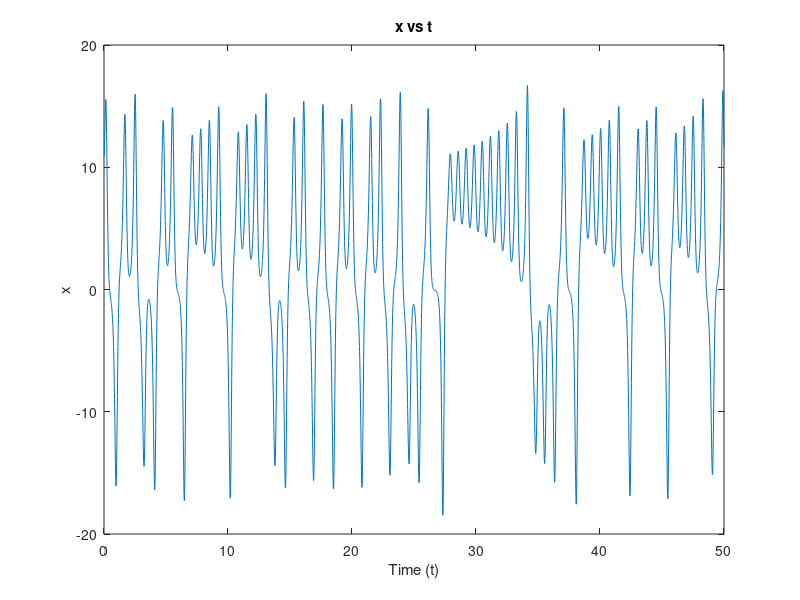
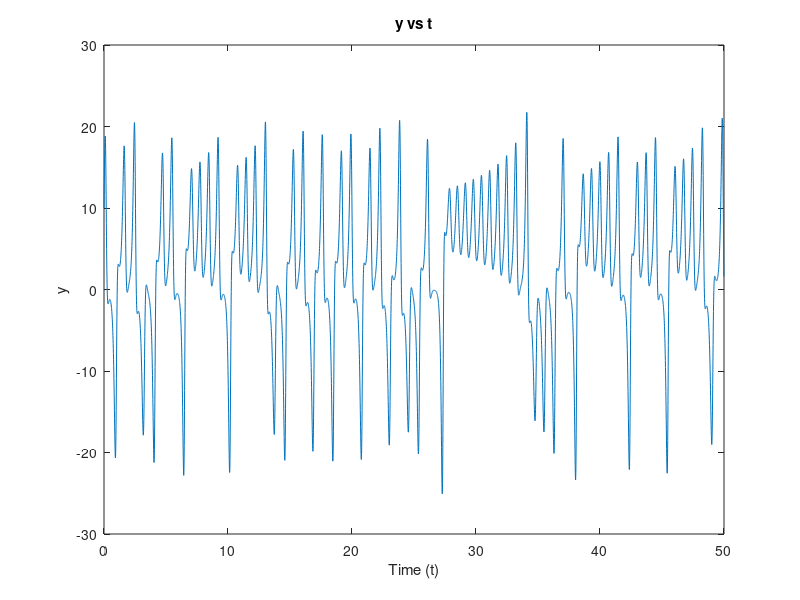
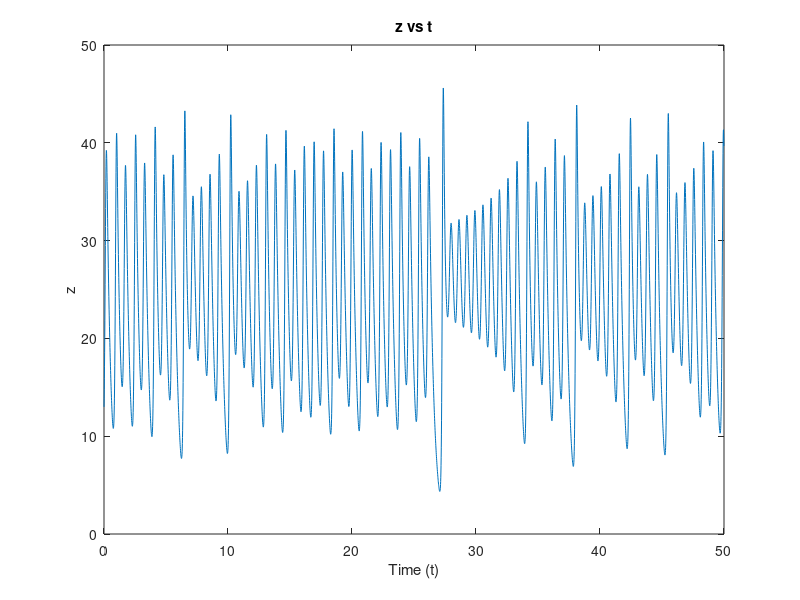
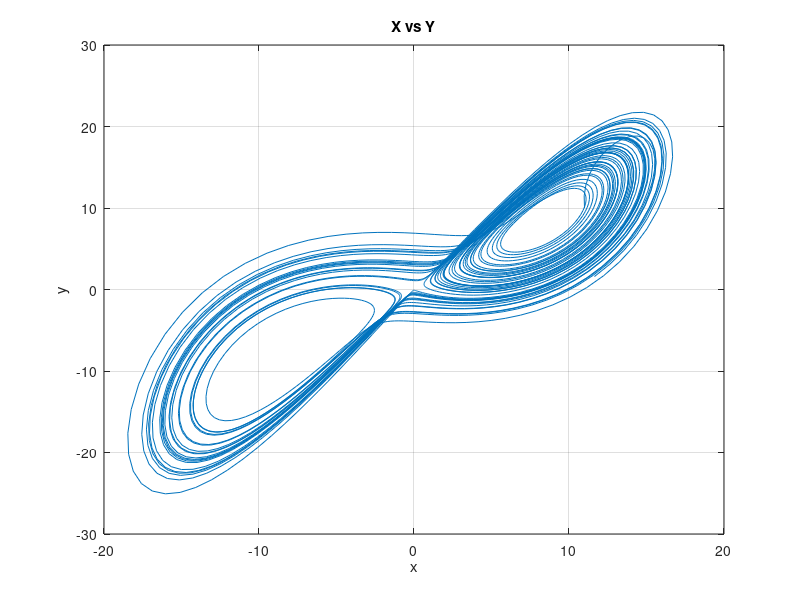

MATLAB code for these plots, in order:
clc,clearvars,close all;

% Parameters
sigma = 10;
rho = 28;
beta = 8/3;

% Define the Lorenz equations
dx_dt = @(x, y, z) sigma * (y - x);
dy_dt = @(x, y, z) x * (rho - z) - y;
dz_dt = @(x, y, z) x * y - beta * z;

% Time span
tspan = [0, 50];
dt = 0.01;  % Time step size

% Initial conditions
x = 11;
y = 10;
z = 13;

% Initialize arrays to store trajectory
num_steps = ceil((tspan(2) - tspan(1)) / dt);
x_traj = zeros(num_steps, 1);
y_traj = zeros(num_steps, 1);
z_traj = zeros(num_steps, 1);
t_traj = zeros(num_steps, 1);
x_traj(1) = x;
y_traj(1) = y;
z_traj(1) = z;
t_traj(1) = tspan(1);

% Runge-Kutta method
for i = 1:num_steps-1
    k1_x = dx_dt(x, y, z);
    k1_y = dy_dt(x, y, z);
    k1_z = dz_dt(x, y, z);
    
    k2_x = dx_dt(x + 0.5*dt*k1_x, y + 0.5*dt*k1_y, z + 0.5*dt*k1_z);
    k2_y = dy_dt(x + 0.5*dt*k1_x, y + 0.5*dt*k1_y, z + 0.5*dt*k1_z);
    k2_z = dz_dt(x + 0.5*dt*k1_x, y + 0.5*dt*k1_y, z + 0.5*dt*k1_z);
    
    k3_x = dx_dt(x + 0.5*dt*k2_x, y + 0.5*dt*k2_y, z + 0.5*dt*k2_z);
    k3_y = dy_dt(x + 0.5*dt*k2_x, y + 0.5*dt*k2_y, z + 0.5*dt*k2_z);
    k3_z = dz_dt(x + 0.5*dt*k2_x, y + 0.5*dt*k2_y, z + 0.5*dt*k2_z);
    
    k4_x = dx_dt(x + dt*k3_x, y + dt*k3_y, z + dt*k3_z);
    k4_y = dy_dt(x + dt*k3_x, y + dt*k3_y, z + dt*k3_z);
    k4_z = dz_dt(x + dt*k3_x, y + dt*k3_y, z + dt*k3_z);
    
    x = x + (dt/6) * (k1_x + 2*k2_x + 2*k3_x + k4_x);
    y = y + (dt/6) * (k1_y + 2*k2_y + 2*k3_y + k4_y);
    z = z + (dt/6) * (k1_z + 2*k2_z + 2*k3_z + k4_z);
    
    t_traj(i+1) = t_traj(i) + dt;
    x_traj(i+1) = x;
    y_traj(i+1) = y;
    z_traj(i+1) = z;
end

% Plot the trajectory
figure(1);
plot(t_traj, x_traj);
xlabel('Time (t)');
ylabel('x');
title('x vs t');

figure(2);
plot(t_traj, y_traj);
xlabel('Time (t)');
ylabel('y');
title('y vs t');

figure(3);
plot(t_traj, z_traj);
xlabel('Time (t)');
ylabel('z');
title('z vs t');

figure(4)
plot(x_traj,y_traj);
xlabel('x'),ylabel('y');
grid on;
title('X vs Y');

figure(5)
plot(x_traj,z_traj);
xlabel('x'),ylabel('z');
grid on;
title('X vs Z');

figure(6)
plot3(x_traj,y_traj,z_traj);
xlabel('x'),ylabel('y'),zlabel('z');
grid on;
title('X vs Y vs Z');
